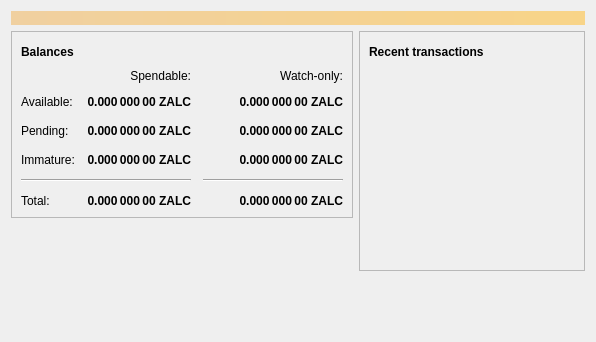
<?xml version="1.0" encoding="UTF-8"?>
<ui version="4.0">
 <class>OverviewPage</class>
 <widget class="QWidget" name="OverviewPage">
  <property name="geometry">
   <rect>
    <x>0</x>
    <y>0</y>
    <width>596</width>
    <height>342</height>
   </rect>
  </property>
  <property name="windowTitle">
   <string>Form</string>
  </property>
  <layout class="QVBoxLayout" name="topLayout">
   <item>
    <widget class="QLabel" name="labelAlerts">
     <property name="visible">
      <bool>false</bool>
     </property>
     <property name="styleSheet">
      <string notr="true">QLabel { background-color: qlineargradient(x1: 0, y1: 0, x2: 1, y2: 0, stop:0 #F0D0A0, stop:1 #F8D488); color:#000000; }</string>
     </property>
     <property name="wordWrap">
      <bool>true</bool>
     </property>
     <property name="margin">
      <number>3</number>
     </property>
     <property name="textInteractionFlags">
      <set>Qt::TextSelectableByMouse</set>
     </property>
    </widget>
   </item>
   <item>
    <layout class="QHBoxLayout" name="horizontalLayout" stretch="1,1">
     <item>
      <layout class="QVBoxLayout" name="verticalLayout_2">
       <item>
        <widget class="QFrame" name="frame">
         <property name="frameShape">
          <enum>QFrame::StyledPanel</enum>
         </property>
         <property name="frameShadow">
          <enum>QFrame::Raised</enum>
         </property>
         <layout class="QVBoxLayout" name="verticalLayout_4">
          <item>
           <layout class="QHBoxLayout" name="horizontalLayout_4">
            <item>
             <widget class="QLabel" name="label_5">
              <property name="font">
               <font>
                <weight>75</weight>
                <bold>true</bold>
               </font>
              </property>
              <property name="text">
               <string>Balances</string>
              </property>
             </widget>
            </item>
            <item>
             <widget class="QPushButton" name="labelWalletStatus">
              <property name="enabled">
               <bool>true</bool>
              </property>
              <property name="maximumSize">
               <size>
                <width>30</width>
                <height>16777215</height>
               </size>
              </property>
              <property name="toolTip">
               <string>The displayed information may be out of date. Your wallet automatically synchronizes with the Zalcchain network after a connection is established, but this process has not completed yet.</string>
              </property>
              <property name="text">
               <string/>
              </property>
              <property name="icon">
               <iconset resource="../bitcoin.qrc">
                <normaloff>:/icons/warning</normaloff>
                <disabledoff>:/icons/warning</disabledoff>:/icons/warning</iconset>
              </property>
              <property name="iconSize">
               <size>
                <width>24</width>
                <height>24</height>
               </size>
              </property>
              <property name="flat">
               <bool>true</bool>
              </property>
             </widget>
            </item>
            <item>
             <spacer name="horizontalSpacer_3">
              <property name="orientation">
               <enum>Qt::Horizontal</enum>
              </property>
              <property name="sizeHint" stdset="0">
               <size>
                <width>40</width>
                <height>20</height>
               </size>
              </property>
             </spacer>
            </item>
           </layout>
          </item>
          <item>
           <layout class="QGridLayout" name="gridLayout">
            <property name="spacing">
             <number>12</number>
            </property>
            <item row="2" column="2">
             <widget class="QLabel" name="labelWatchPending">
              <property name="font">
               <font>
                <weight>75</weight>
                <bold>true</bold>
               </font>
              </property>
              <property name="cursor">
               <cursorShape>IBeamCursor</cursorShape>
              </property>
              <property name="toolTip">
               <string>Unconfirmed transactions to watch-only addresses</string>
              </property>
              <property name="text">
               <string notr="true">0.000 000 00 ZALC</string>
              </property>
              <property name="alignment">
               <set>Qt::AlignRight|Qt::AlignTrailing|Qt::AlignVCenter</set>
              </property>
              <property name="textInteractionFlags">
               <set>Qt::LinksAccessibleByMouse|Qt::TextSelectableByKeyboard|Qt::TextSelectableByMouse</set>
              </property>
             </widget>
            </item>
            <item row="2" column="1">
             <widget class="QLabel" name="labelUnconfirmed">
              <property name="font">
               <font>
                <weight>75</weight>
                <bold>true</bold>
               </font>
              </property>
              <property name="cursor">
               <cursorShape>IBeamCursor</cursorShape>
              </property>
              <property name="toolTip">
               <string>Total of transactions that have yet to be confirmed, and do not yet count toward the spendable balance</string>
              </property>
              <property name="text">
               <string notr="true">0.000 000 00 ZALC</string>
              </property>
              <property name="alignment">
               <set>Qt::AlignRight|Qt::AlignTrailing|Qt::AlignVCenter</set>
              </property>
              <property name="textInteractionFlags">
               <set>Qt::LinksAccessibleByMouse|Qt::TextSelectableByKeyboard|Qt::TextSelectableByMouse</set>
              </property>
             </widget>
            </item>
            <item row="3" column="2">
             <widget class="QLabel" name="labelWatchImmature">
              <property name="font">
               <font>
                <weight>75</weight>
                <bold>true</bold>
               </font>
              </property>
              <property name="cursor">
               <cursorShape>IBeamCursor</cursorShape>
              </property>
              <property name="toolTip">
               <string>Mined balance in watch-only addresses that has not yet matured</string>
              </property>
              <property name="text">
               <string notr="true">0.000 000 00 ZALC</string>
              </property>
              <property name="alignment">
               <set>Qt::AlignRight|Qt::AlignTrailing|Qt::AlignVCenter</set>
              </property>
              <property name="textInteractionFlags">
               <set>Qt::LinksAccessibleByMouse|Qt::TextSelectableByKeyboard|Qt::TextSelectableByMouse</set>
              </property>
             </widget>
            </item>
            <item row="4" column="0" colspan="2">
             <widget class="Line" name="line">
              <property name="orientation">
               <enum>Qt::Horizontal</enum>
              </property>
             </widget>
            </item>
            <item row="4" column="2">
             <widget class="Line" name="lineWatchBalance">
              <property name="sizePolicy">
               <sizepolicy hsizetype="Preferred" vsizetype="Fixed">
                <horstretch>0</horstretch>
                <verstretch>0</verstretch>
               </sizepolicy>
              </property>
              <property name="minimumSize">
               <size>
                <width>140</width>
                <height>0</height>
               </size>
              </property>
              <property name="orientation">
               <enum>Qt::Horizontal</enum>
              </property>
             </widget>
            </item>
            <item row="5" column="0">
             <widget class="QLabel" name="labelTotalText">
              <property name="text">
               <string>Total:</string>
              </property>
             </widget>
            </item>
            <item row="3" column="1">
             <widget class="QLabel" name="labelImmature">
              <property name="font">
               <font>
                <weight>75</weight>
                <bold>true</bold>
               </font>
              </property>
              <property name="cursor">
               <cursorShape>IBeamCursor</cursorShape>
              </property>
              <property name="toolTip">
               <string>Mined balance that has not yet matured</string>
              </property>
              <property name="text">
               <string notr="true">0.000 000 00 ZALC</string>
              </property>
              <property name="alignment">
               <set>Qt::AlignRight|Qt::AlignTrailing|Qt::AlignVCenter</set>
              </property>
              <property name="textInteractionFlags">
               <set>Qt::LinksAccessibleByMouse|Qt::TextSelectableByKeyboard|Qt::TextSelectableByMouse</set>
              </property>
             </widget>
            </item>
            <item row="2" column="3">
             <spacer name="horizontalSpacer_2">
              <property name="orientation">
               <enum>Qt::Horizontal</enum>
              </property>
              <property name="sizeHint" stdset="0">
               <size>
                <width>40</width>
                <height>20</height>
               </size>
              </property>
             </spacer>
            </item>
            <item row="3" column="0">
             <widget class="QLabel" name="labelImmatureText">
              <property name="text">
               <string>Immature:</string>
              </property>
             </widget>
            </item>
            <item row="5" column="1">
             <widget class="QLabel" name="labelTotal">
              <property name="font">
               <font>
                <weight>75</weight>
                <bold>true</bold>
               </font>
              </property>
              <property name="cursor">
               <cursorShape>IBeamCursor</cursorShape>
              </property>
              <property name="toolTip">
               <string>Your current total balance</string>
              </property>
              <property name="text">
               <string notr="true">0.000 000 00 ZALC</string>
              </property>
              <property name="alignment">
               <set>Qt::AlignRight|Qt::AlignTrailing|Qt::AlignVCenter</set>
              </property>
              <property name="textInteractionFlags">
               <set>Qt::LinksAccessibleByMouse|Qt::TextSelectableByKeyboard|Qt::TextSelectableByMouse</set>
              </property>
             </widget>
            </item>
            <item row="5" column="2">
             <widget class="QLabel" name="labelWatchTotal">
              <property name="font">
               <font>
                <weight>75</weight>
                <bold>true</bold>
               </font>
              </property>
              <property name="cursor">
               <cursorShape>IBeamCursor</cursorShape>
              </property>
              <property name="toolTip">
               <string>Current total balance in watch-only addresses</string>
              </property>
              <property name="text">
               <string notr="true">0.000 000 00 ZALC</string>
              </property>
              <property name="alignment">
               <set>Qt::AlignRight|Qt::AlignTrailing|Qt::AlignVCenter</set>
              </property>
              <property name="textInteractionFlags">
               <set>Qt::LinksAccessibleByMouse|Qt::TextSelectableByKeyboard|Qt::TextSelectableByMouse</set>
              </property>
             </widget>
            </item>
            <item row="0" column="2">
             <widget class="QLabel" name="labelWatchonly">
              <property name="text">
               <string>Watch-only:</string>
              </property>
              <property name="alignment">
               <set>Qt::AlignRight|Qt::AlignTrailing|Qt::AlignVCenter</set>
              </property>
             </widget>
            </item>
            <item row="1" column="0">
             <widget class="QLabel" name="labelBalanceText">
              <property name="text">
               <string>Available:</string>
              </property>
             </widget>
            </item>
            <item row="1" column="1">
             <widget class="QLabel" name="labelBalance">
              <property name="font">
               <font>
                <weight>75</weight>
                <bold>true</bold>
               </font>
              </property>
              <property name="cursor">
               <cursorShape>IBeamCursor</cursorShape>
              </property>
              <property name="toolTip">
               <string>Your current spendable balance</string>
              </property>
              <property name="text">
               <string notr="true">0.000 000 00 ZALC</string>
              </property>
              <property name="alignment">
               <set>Qt::AlignRight|Qt::AlignTrailing|Qt::AlignVCenter</set>
              </property>
              <property name="textInteractionFlags">
               <set>Qt::LinksAccessibleByMouse|Qt::TextSelectableByKeyboard|Qt::TextSelectableByMouse</set>
              </property>
             </widget>
            </item>
            <item row="1" column="2">
             <widget class="QLabel" name="labelWatchAvailable">
              <property name="font">
               <font>
                <weight>75</weight>
                <bold>true</bold>
               </font>
              </property>
              <property name="cursor">
               <cursorShape>IBeamCursor</cursorShape>
              </property>
              <property name="toolTip">
               <string>Your current balance in watch-only addresses</string>
              </property>
              <property name="text">
               <string notr="true">0.000 000 00 ZALC</string>
              </property>
              <property name="alignment">
               <set>Qt::AlignRight|Qt::AlignTrailing|Qt::AlignVCenter</set>
              </property>
              <property name="textInteractionFlags">
               <set>Qt::LinksAccessibleByMouse|Qt::TextSelectableByKeyboard|Qt::TextSelectableByMouse</set>
              </property>
             </widget>
            </item>
            <item row="2" column="0">
             <widget class="QLabel" name="labelPendingText">
              <property name="text">
               <string>Pending:</string>
              </property>
             </widget>
            </item>
            <item row="0" column="1">
             <widget class="QLabel" name="labelSpendable">
              <property name="text">
               <string>Spendable:</string>
              </property>
              <property name="alignment">
               <set>Qt::AlignRight|Qt::AlignTrailing|Qt::AlignVCenter</set>
              </property>
             </widget>
            </item>
           </layout>
          </item>
         </layout>
        </widget>
       </item>
       <item>
        <spacer name="verticalSpacer">
         <property name="orientation">
          <enum>Qt::Vertical</enum>
         </property>
         <property name="sizeHint" stdset="0">
          <size>
           <width>20</width>
           <height>40</height>
          </size>
         </property>
        </spacer>
       </item>
      </layout>
     </item>
     <item>
      <layout class="QVBoxLayout" name="verticalLayout_3">
       <item>
        <widget class="QFrame" name="frame_2">
         <property name="frameShape">
          <enum>QFrame::StyledPanel</enum>
         </property>
         <property name="frameShadow">
          <enum>QFrame::Raised</enum>
         </property>
         <layout class="QVBoxLayout" name="verticalLayout">
          <item>
           <layout class="QHBoxLayout" name="horizontalLayout_2">
            <item>
             <widget class="QLabel" name="label_4">
              <property name="font">
               <font>
                <weight>75</weight>
                <bold>true</bold>
               </font>
              </property>
              <property name="text">
               <string>Recent transactions</string>
              </property>
             </widget>
            </item>
            <item>
             <widget class="QPushButton" name="labelTransactionsStatus">
              <property name="enabled">
               <bool>true</bool>
              </property>
              <property name="maximumSize">
               <size>
                <width>30</width>
                <height>16777215</height>
               </size>
              </property>
              <property name="toolTip">
               <string>The displayed information may be out of date. Your wallet automatically synchronizes with the Zalcchain network after a connection is established, but this process has not completed yet.</string>
              </property>
              <property name="text">
               <string/>
              </property>
              <property name="icon">
               <iconset resource="../bitcoin.qrc">
                <normaloff>:/icons/warning</normaloff>
                <disabledoff>:/icons/warning</disabledoff>:/icons/warning</iconset>
              </property>
              <property name="iconSize">
               <size>
                <width>24</width>
                <height>24</height>
               </size>
              </property>
              <property name="flat">
               <bool>true</bool>
              </property>
             </widget>
            </item>
            <item>
             <spacer name="horizontalSpacer">
              <property name="orientation">
               <enum>Qt::Horizontal</enum>
              </property>
              <property name="sizeHint" stdset="0">
               <size>
                <width>40</width>
                <height>20</height>
               </size>
              </property>
             </spacer>
            </item>
           </layout>
          </item>
          <item>
           <widget class="QListView" name="listTransactions">
            <property name="styleSheet">
             <string notr="true">QListView { background: transparent; }</string>
            </property>
            <property name="frameShape">
             <enum>QFrame::NoFrame</enum>
            </property>
            <property name="verticalScrollBarPolicy">
             <enum>Qt::ScrollBarAlwaysOff</enum>
            </property>
            <property name="horizontalScrollBarPolicy">
             <enum>Qt::ScrollBarAlwaysOff</enum>
            </property>
            <property name="selectionMode">
             <enum>QAbstractItemView::NoSelection</enum>
            </property>
           </widget>
          </item>
         </layout>
        </widget>
       </item>
       <item>
        <spacer name="verticalSpacer_2">
         <property name="orientation">
          <enum>Qt::Vertical</enum>
         </property>
         <property name="sizeHint" stdset="0">
          <size>
           <width>20</width>
           <height>40</height>
          </size>
         </property>
        </spacer>
       </item>
      </layout>
     </item>
    </layout>
   </item>
  </layout>
 </widget>
 <resources/>
 <connections/>
</ui>
